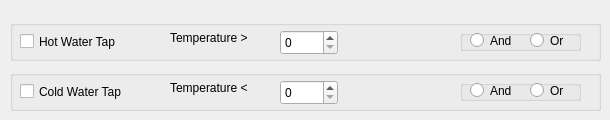
     <widget class="QWidget" name="kitchenTab">
      <attribute name="title">
       <string>Kitchen Water</string>
      </attribute>
      <widget class="QGroupBox" name="groupBox_29">
       <property name="geometry">
        <rect>
         <x>10</x>
         <y>20</y>
         <width>591</width>
         <height>41</height>
        </rect>
       </property>
       <property name="title">
        <string/>
       </property>
       <widget class="QCheckBox" name="HotTapKitchenCheckBox">
        <property name="geometry">
         <rect>
          <x>10</x>
          <y>10</y>
          <width>121</width>
          <height>23</height>
         </rect>
        </property>
        <property name="text">
         <string>Hot Water Tap</string>
        </property>
       </widget>
       <widget class="QGroupBox" name="groupBox_32">
        <property name="geometry">
         <rect>
          <x>450</x>
          <y>10</y>
          <width>121</width>
          <height>21</height>
         </rect>
        </property>
        <property name="title">
         <string/>
        </property>
        <widget class="QRadioButton" name="HTKANDRadioButton">
         <property name="geometry">
          <rect>
           <x>10</x>
           <y>0</y>
           <width>61</width>
           <height>21</height>
          </rect>
         </property>
         <property name="text">
          <string>And</string>
         </property>
        </widget>
        <widget class="QRadioButton" name="HTKORRadioButton">
         <property name="geometry">
          <rect>
           <x>70</x>
           <y>0</y>
           <width>61</width>
           <height>21</height>
          </rect>
         </property>
         <property name="text">
          <string>Or</string>
         </property>
        </widget>
       </widget>
       <widget class="QSpinBox" name="HTKTempSpinBox">
        <property name="geometry">
         <rect>
          <x>270</x>
          <y>10</y>
          <width>58</width>
          <height>25</height>
         </rect>
        </property>
       </widget>
       <widget class="QLabel" name="label_4">
        <property name="geometry">
         <rect>
          <x>160</x>
          <y>10</y>
          <width>101</width>
          <height>16</height>
         </rect>
        </property>
        <property name="text">
         <string>Temperature &gt;</string>
        </property>
       </widget>
      </widget>
      <widget class="QGroupBox" name="groupBox_36">
       <property name="geometry">
        <rect>
         <x>10</x>
         <y>70</y>
         <width>591</width>
         <height>41</height>
        </rect>
       </property>
       <property name="title">
        <string/>
       </property>
       <widget class="QCheckBox" name="ColdTapKitchenCheckBox">
        <property name="geometry">
         <rect>
          <x>10</x>
          <y>10</y>
          <width>121</width>
          <height>23</height>
         </rect>
        </property>
        <property name="text">
         <string>Cold Water Tap</string>
        </property>
       </widget>
       <widget class="QGroupBox" name="groupBox_37">
        <property name="geometry">
         <rect>
          <x>450</x>
          <y>10</y>
          <width>121</width>
          <height>21</height>
         </rect>
        </property>
        <property name="title">
         <string/>
        </property>
        <widget class="QRadioButton" name="CTKANDRadioButton">
         <property name="geometry">
          <rect>
           <x>10</x>
           <y>0</y>
           <width>61</width>
           <height>21</height>
          </rect>
         </property>
         <property name="text">
          <string>And</string>
         </property>
        </widget>
        <widget class="QRadioButton" name="CTKORRadioButton">
         <property name="geometry">
          <rect>
           <x>70</x>
           <y>0</y>
           <width>61</width>
           <height>21</height>
          </rect>
         </property>
         <property name="text">
          <string>Or</string>
         </property>
        </widget>
       </widget>
       <widget class="QSpinBox" name="CTKTempSpinBox">
        <property name="geometry">
         <rect>
          <x>270</x>
          <y>10</y>
          <width>58</width>
          <height>25</height>
         </rect>
        </property>
       </widget>
       <widget class="QLabel" name="label_5">
        <property name="geometry">
         <rect>
          <x>160</x>
          <y>10</y>
          <width>101</width>
          <height>16</height>
         </rect>
        </property>
        <property name="text">
         <string>Temperature &lt;</string>
        </property>
       </widget>
      </widget>
     </widget>
